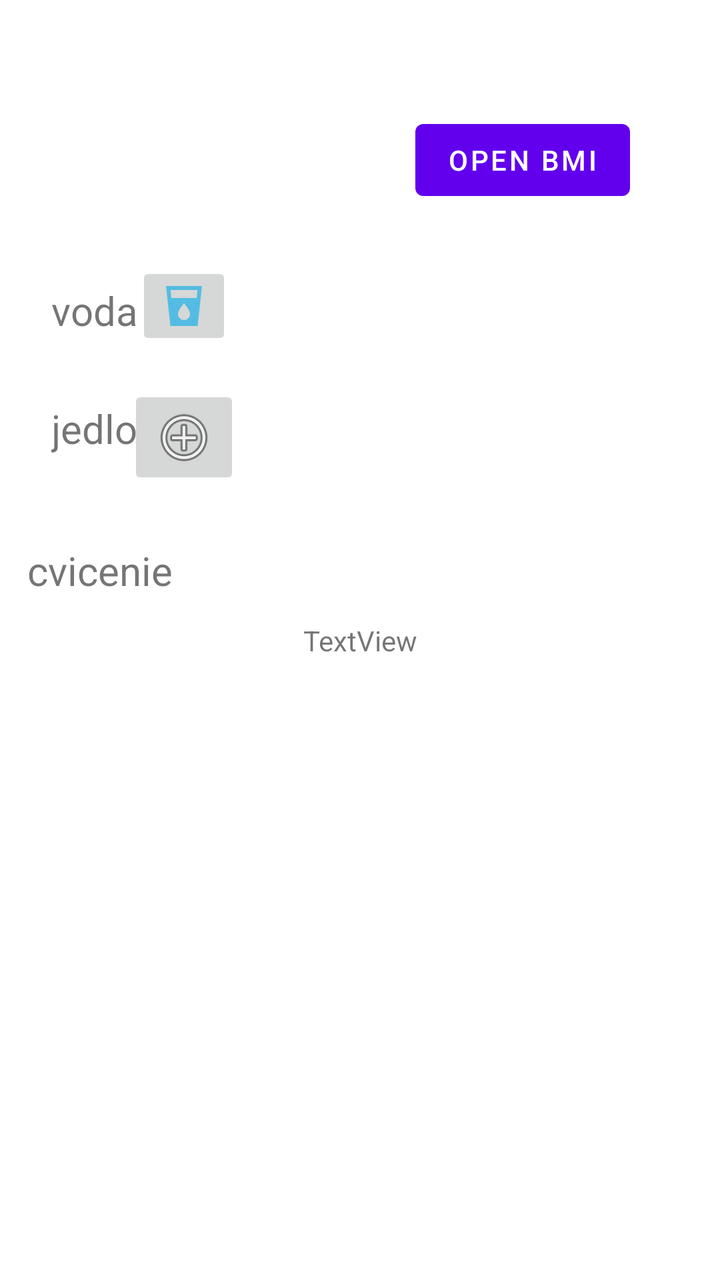
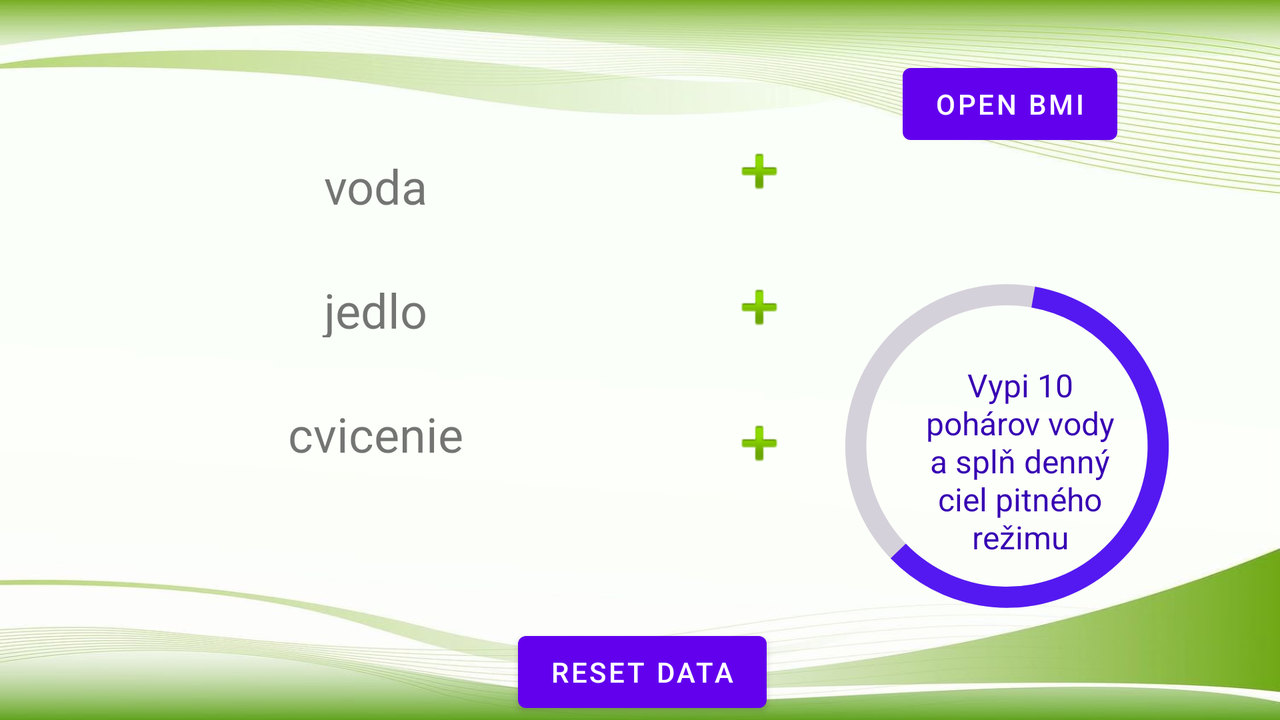

First picture: res/layout/ on a phone held upright. Second picture: the repository's own variant of that layout, on a device whose configuration matches the variant's folder. Source for both follows.
<!-- AndroidManifest.xml: application theme Theme.BudFIT -->
<!-- res/layout/activity_main.xml -->
<?xml version="1.0" encoding="utf-8"?>
<androidx.constraintlayout.widget.ConstraintLayout xmlns:android="http://schemas.android.com/apk/res/android"
    xmlns:app="http://schemas.android.com/apk/res-auto"
    xmlns:tools="http://schemas.android.com/tools"
    android:layout_width="match_parent"
    android:layout_height="match_parent"
    tools:context=".MainActivity">


    <TextView
        android:id="@+id/Activity1"
        android:layout_width="wrap_content"
        android:layout_height="wrap_content"
        android:layout_centerHorizontal="true"
        android:layout_centerVertical="true"
        android:text="TextView"
        app:layout_constraintBottom_toBottomOf="parent"
        app:layout_constraintEnd_toEndOf="parent"
        app:layout_constraintStart_toStartOf="parent"
        app:layout_constraintTop_toTopOf="parent" />

    <Button
        android:id="@+id/button"
        android:layout_width="wrap_content"
        android:layout_height="wrap_content"
        android:layout_below="@+id/Activity1"
        android:layout_centerInParent="true"
        android:layout_marginTop="56dp"
        android:text="open BMI"
        app:layout_constraintEnd_toEndOf="parent"
        app:layout_constraintHorizontal_bias="0.822"
        app:layout_constraintStart_toStartOf="parent"
        app:layout_constraintTop_toTopOf="parent"
        app:layout_constraintVertical_bias="0.443" />

    <TextView
        android:id="@+id/textView3"
        android:layout_width="wrap_content"
        android:layout_height="wrap_content"
        android:layout_above="@+id/textView5"
        android:layout_alignParentStart="true"


        android:layout_alignParentEnd="true"
        android:layout_marginTop="32dp"
        android:text="jedlo"
        android:textSize="20sp"
        app:layout_constraintEnd_toEndOf="parent"
        app:layout_constraintHorizontal_bias="0.081"
        app:layout_constraintStart_toStartOf="parent"
        app:layout_constraintTop_toBottomOf="@+id/vodaText" />

    <TextView
        android:id="@+id/vodaText"
        android:layout_width="wrap_content"
        android:layout_height="wrap_content"

        android:text="voda"
        android:textSize="20sp"
        app:layout_constraintBottom_toBottomOf="parent"
        app:layout_constraintEnd_toEndOf="parent"
        app:layout_constraintHorizontal_bias="0.081"
        app:layout_constraintStart_toStartOf="parent"
        app:layout_constraintTop_toTopOf="parent"
        app:layout_constraintVertical_bias="0.231" />

    <TextView
        android:id="@+id/textView5"
        android:layout_width="wrap_content"
        android:layout_height="wrap_content"
        android:layout_above="@+id/Activity1"
        android:layout_alignParentStart="true"
        android:layout_alignParentEnd="true"
        android:layout_marginTop="44dp"
        android:text="cvicenie"
        android:textSize="20sp"
        app:layout_constraintEnd_toEndOf="parent"
        app:layout_constraintHorizontal_bias="0.047"
        app:layout_constraintStart_toStartOf="parent"
        app:layout_constraintTop_toBottomOf="@+id/textView3" />

    <ImageButton
        android:id="@+id/vodaButton"
        android:layout_width="wrap_content"
        android:layout_height="wrap_content"
        android:layout_marginEnd="244dp"
        app:layout_constraintBottom_toTopOf="@+id/Activity1"
        app:layout_constraintEnd_toEndOf="parent"
        app:layout_constraintTop_toBottomOf="@+id/button"
        app:layout_constraintVertical_bias="0.167"
        app:srcCompat="@drawable/ic_action_voda" />

    <ImageButton
        android:id="@+id/vyberJedlaButton"
        android:layout_width="wrap_content"
        android:layout_height="wrap_content"
        android:layout_marginEnd="240dp"
        app:layout_constraintBottom_toTopOf="@+id/Activity1"
        app:layout_constraintEnd_toEndOf="parent"
        app:layout_constraintTop_toBottomOf="@+id/vodaButton"
        app:layout_constraintVertical_bias="0.211"
        app:srcCompat="@android:drawable/ic_menu_add" />


</androidx.constraintlayout.widget.ConstraintLayout>
<!-- resources referenced by this layout -->
<resources>
  <!-- drawable ic_action_voda (drawable-anydpi) -->
  <vector xmlns:android="http://schemas.android.com/apk/res/android"
      android:width="24dp"
      android:height="24dp"
      android:viewportWidth="24"
      android:viewportHeight="24"
      android:tint="#33B5E5"
      android:alpha="0.8">
    <path
        android:fillColor="@android:color/white"
        android:pathData="M3,2l2.21,20L18.8,22L21,2L3,2zM12,19c-1.66,0 -3,-1.34 -3,-3 0,-2 3,-5.4 3,-5.4s3,3.4 3,5.4c0,1.66 -1.34,3 -3,3zM18.33,8L5.67,8l-0.44,-4h13.53l-0.43,4z"/>
  </vector>
  <style name="Theme.BudFIT" parent="Theme.MaterialComponents.DayNight.DarkActionBar">
          
          <item name="colorPrimary">@color/purple_500</item>
          <item name="colorPrimaryVariant">@color/purple_700</item>
          <item name="colorOnPrimary">@color/white</item>
          
          <item name="colorSecondary">@color/teal_200</item>
          <item name="colorSecondaryVariant">@color/teal_700</item>
          <item name="colorOnSecondary">@color/black</item>
          
          <item name="android:statusBarColor" tools:targetApi="l">?attr/colorPrimaryVariant</item>
          
      </style>
  <color name="purple_500">#FF6200EE</color>
  <color name="purple_700">#FF3700B3</color>
  <color name="white">#FFFFFFFF</color>
  <color name="teal_200">#FF03DAC5</color>
  <color name="teal_700">#FF018786</color>
  <color name="black">#FF000000</color>
</resources>
<!-- res/layout-land/activity_main.xml (the repository's variant of the layout above) -->
<!-- drawn on the phone turned sideways -->
<?xml version="1.0" encoding="utf-8"?>
<androidx.constraintlayout.widget.ConstraintLayout xmlns:android="http://schemas.android.com/apk/res/android"
    xmlns:app="http://schemas.android.com/apk/res-auto"
    xmlns:tools="http://schemas.android.com/tools"
    android:layout_width="match_parent"
    android:layout_height="match_parent"
    tools:context=".MainActivity"
    android:background="@drawable/l">


    <TextView
        android:id="@+id/goal"
        android:layout_width="95dp"
        android:layout_height="95dp"
        android:layout_centerHorizontal="true"
        android:layout_centerVertical="true"
        android:text="Vypi 10 pohárov vody a splň denný ciel pitného režimu"
        android:textAlignment="center"
        android:textColor="@color/purple_700"
        android:textSize="16sp"
        app:layout_constraintBottom_toBottomOf="parent"
        app:layout_constraintEnd_toEndOf="parent"
        app:layout_constraintHorizontal_bias="0.849"
        app:layout_constraintStart_toStartOf="parent"
        app:layout_constraintTop_toTopOf="parent"
        app:layout_constraintVertical_bias="0.686" />

    <Button
        android:id="@+id/button"
        android:layout_width="wrap_content"
        android:layout_height="wrap_content"
        android:layout_centerInParent="true"
        android:layout_marginTop="28dp"
        android:text="open BMI"
        app:layout_constraintEnd_toEndOf="parent"
        app:layout_constraintHorizontal_bias="0.847"
        app:layout_constraintStart_toStartOf="parent"
        app:layout_constraintTop_toTopOf="parent" />

    <TextView
        android:id="@+id/vodaText"
        android:layout_width="240sp"
        android:layout_height="30dp"

        android:text="voda"
        android:textAlignment="center"
        android:textSize="24sp"
        app:layout_constraintBottom_toBottomOf="parent"
        app:layout_constraintEnd_toEndOf="parent"
        app:layout_constraintHorizontal_bias="0.169"
        app:layout_constraintStart_toStartOf="parent"
        app:layout_constraintTop_toTopOf="parent"
        app:layout_constraintVertical_bias="0.232" />

    <ImageButton
        android:id="@+id/vodaButton"
        style="@style/Widget.AppCompat.Button.Borderless"
        android:layout_width="44dp"
        android:layout_height="42dp"
        app:layout_constraintBottom_toBottomOf="@+id/vodaText"
        app:layout_constraintEnd_toEndOf="parent"
        app:layout_constraintHorizontal_bias="0.173"
        app:layout_constraintStart_toEndOf="@+id/vodaText"
        app:layout_constraintTop_toTopOf="@+id/vodaText"
        app:layout_constraintVertical_bias="1.0"
        app:srcCompat="@android:drawable/ic_input_add" />

    <TextView
        android:id="@+id/cvicenieTextView"
        android:layout_width="240sp"
        android:layout_height="30dp"
        android:layout_alignParentStart="true"
        android:layout_alignParentEnd="true"
        android:layout_marginTop="32dp"
        android:text="cvicenie"
        android:textAlignment="center"
        android:textSize="24sp"
        app:layout_constraintEnd_toEndOf="parent"
        app:layout_constraintHorizontal_bias="0.169"
        app:layout_constraintStart_toStartOf="parent"
        app:layout_constraintTop_toBottomOf="@+id/kcalJedlo" />

    <ImageButton
        android:id="@+id/cvicenieButton"
        style="@style/Widget.AppCompat.Button.Borderless"
        android:layout_width="44dp"
        android:layout_height="42dp"

        android:clickable="true"
        android:focusable="true"
        app:layout_constraintBottom_toBottomOf="@+id/cvicenieTextView"
        app:layout_constraintEnd_toEndOf="parent"
        app:layout_constraintHorizontal_bias="0.173"
        app:layout_constraintStart_toEndOf="@+id/cvicenieTextView"
        app:layout_constraintTop_toTopOf="@+id/cvicenieTextView"
        app:layout_constraintVertical_bias="0.0"
        app:srcCompat="@android:drawable/ic_input_add" />

    <TextView
        android:id="@+id/kcalJedlo"
        android:layout_width="240sp"
        android:layout_height="30dp"
        android:layout_above="@+id/cvicenieTextView"
        android:layout_alignParentStart="true"

        android:layout_alignParentEnd="true"

        android:layout_marginTop="32dp"
        android:text="jedlo"
        android:textAlignment="center"
        android:textSize="24sp"
        app:layout_constraintEnd_toEndOf="parent"
        app:layout_constraintHorizontal_bias="0.169"
        app:layout_constraintStart_toStartOf="parent"
        app:layout_constraintTop_toBottomOf="@+id/vodaText" />

    <ImageButton
        android:id="@+id/vyberJedlaButton"
        style="@style/Widget.AppCompat.Button.Borderless"
        android:layout_width="44dp"
        android:layout_height="42dp"

        android:clickable="true"
        android:focusable="true"
        app:layout_constraintBottom_toBottomOf="@+id/kcalJedlo"
        app:layout_constraintEnd_toEndOf="parent"
        app:layout_constraintHorizontal_bias="0.173"
        app:layout_constraintStart_toEndOf="@+id/kcalJedlo"
        app:layout_constraintTop_toTopOf="@+id/kcalJedlo"
        app:srcCompat="@android:drawable/ic_input_add" />

    <ProgressBar
        android:id="@+id/progressBar"
        android:layout_width="211dp"
        android:layout_height="210dp"
        android:indeterminateOnly="false"
        android:progressDrawable="@drawable/circle"
        app:layout_constraintBottom_toBottomOf="parent"
        app:layout_constraintEnd_toEndOf="parent"
        app:layout_constraintHorizontal_bias="0.928"
        app:layout_constraintStart_toStartOf="parent"
        app:layout_constraintTop_toTopOf="parent"
        app:layout_constraintVertical_bias="0.786"
        tools:progress="60" />

    <Button
        android:id="@+id/resetData"
        android:layout_width="wrap_content"
        android:layout_height="wrap_content"
        android:text="Reset data"
        app:layout_constraintBottom_toBottomOf="parent"
        app:layout_constraintEnd_toEndOf="parent"
        app:layout_constraintHorizontal_bias="0.502"
        app:layout_constraintStart_toStartOf="parent"
        app:layout_constraintTop_toBottomOf="@+id/progressBar"
        app:layout_constraintVertical_bias="1.0" />


</androidx.constraintlayout.widget.ConstraintLayout>
<!-- resources referenced by the variant -->
<!-- as the phone turned sideways resolves them -->
<resources>
  <color name="purple_700">#FF3700B3</color>
  <!-- drawable circle (drawable) -->
  <?xml version="1.0" encoding="utf-8"?>
  <layer-list xmlns:android="http://schemas.android.com/apk/res/android">
  
      <item>
          <shape
              android:shape="ring"
              android:thicknessRatio="20"
              android:useLevel="false">
              <solid android:color="#D5D1DA"/>
          </shape>
      </item>
      <item>
          <rotate
              android:fromDegrees="280"
              android:toDegrees="280">
  
              <shape
                  android:shape="ring"
                  android:thicknessRatio="20"
                  android:useLevel="true">
                  <solid android:color="#5419F1"/>
              </shape>
          </rotate>
      </item>
  </layer-list>
  <!-- drawable l: jpg bitmap (drawable, 62030 bytes) -->
  <style name="Theme.BudFIT" parent="Theme.MaterialComponents.DayNight.DarkActionBar">
          
          <item name="colorPrimary">@color/purple_500</item>
          <item name="colorPrimaryVariant">@color/purple_700</item>
          <item name="colorOnPrimary">@color/white</item>
          
          <item name="colorSecondary">@color/teal_200</item>
          <item name="colorSecondaryVariant">@color/teal_700</item>
          <item name="colorOnSecondary">@color/black</item>
          
          <item name="android:statusBarColor" tools:targetApi="l">?attr/colorPrimaryVariant</item>
          
      </style>
  <color name="purple_500">#FF6200EE</color>
  <color name="white">#FFFFFFFF</color>
  <color name="teal_200">#FF03DAC5</color>
  <color name="teal_700">#FF018786</color>
  <color name="black">#FF000000</color>
</resources>
